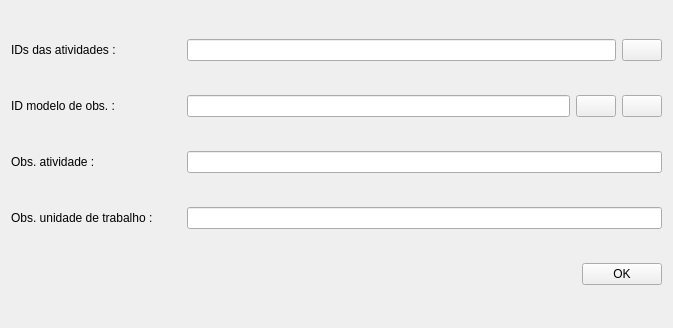
<?xml version="1.0" encoding="UTF-8"?>
<ui version="4.0">
 <class>Form</class>
 <widget class="QWidget" name="Form">
  <property name="geometry">
   <rect>
    <x>0</x>
    <y>0</y>
    <width>673</width>
    <height>328</height>
   </rect>
  </property>
  <property name="windowTitle">
   <string>Form</string>
  </property>
  <layout class="QGridLayout" name="gridLayout">
   <item row="3" column="0">
    <layout class="QHBoxLayout" name="horizontalLayout_4">
     <item>
      <widget class="QLabel" name="label_3">
       <property name="sizePolicy">
        <sizepolicy hsizetype="Fixed" vsizetype="Preferred">
         <horstretch>0</horstretch>
         <verstretch>0</verstretch>
        </sizepolicy>
       </property>
       <property name="minimumSize">
        <size>
         <width>170</width>
         <height>0</height>
        </size>
       </property>
       <property name="maximumSize">
        <size>
         <width>170</width>
         <height>16777215</height>
        </size>
       </property>
       <property name="text">
        <string>Obs. unidade de trabalho :</string>
       </property>
      </widget>
     </item>
     <item>
      <widget class="QLineEdit" name="obsWorkspaceLe"/>
     </item>
    </layout>
   </item>
   <item row="2" column="0">
    <layout class="QHBoxLayout" name="horizontalLayout_3">
     <item>
      <widget class="QLabel" name="label_2">
       <property name="sizePolicy">
        <sizepolicy hsizetype="Fixed" vsizetype="Preferred">
         <horstretch>0</horstretch>
         <verstretch>0</verstretch>
        </sizepolicy>
       </property>
       <property name="minimumSize">
        <size>
         <width>170</width>
         <height>0</height>
        </size>
       </property>
       <property name="maximumSize">
        <size>
         <width>170</width>
         <height>16777215</height>
        </size>
       </property>
       <property name="text">
        <string>Obs. atividade :</string>
       </property>
      </widget>
     </item>
     <item>
      <widget class="QLineEdit" name="obsActivityLe"/>
     </item>
    </layout>
   </item>
   <item row="0" column="0">
    <layout class="QHBoxLayout" name="horizontalLayout">
     <item>
      <widget class="QLabel" name="label">
       <property name="sizePolicy">
        <sizepolicy hsizetype="Fixed" vsizetype="Preferred">
         <horstretch>0</horstretch>
         <verstretch>0</verstretch>
        </sizepolicy>
       </property>
       <property name="minimumSize">
        <size>
         <width>170</width>
         <height>0</height>
        </size>
       </property>
       <property name="maximumSize">
        <size>
         <width>170</width>
         <height>16777215</height>
        </size>
       </property>
       <property name="text">
        <string>IDs das atividades :</string>
       </property>
      </widget>
     </item>
     <item>
      <widget class="QLineEdit" name="activityIdLe"/>
     </item>
     <item>
      <widget class="QPushButton" name="extractFieldBtn">
       <property name="text">
        <string/>
       </property>
      </widget>
     </item>
    </layout>
   </item>
   <item row="4" column="0">
    <layout class="QHBoxLayout" name="horizontalLayout_8">
     <item>
      <spacer name="horizontalSpacer">
       <property name="orientation">
        <enum>Qt::Horizontal</enum>
       </property>
       <property name="sizeHint" stdset="0">
        <size>
         <width>219</width>
         <height>20</height>
        </size>
       </property>
      </spacer>
     </item>
     <item>
      <widget class="QPushButton" name="okBtn">
       <property name="text">
        <string>OK</string>
       </property>
      </widget>
     </item>
    </layout>
   </item>
   <item row="1" column="0">
    <layout class="QHBoxLayout" name="horizontalLayout_2">
     <item>
      <widget class="QLabel" name="label_7">
       <property name="sizePolicy">
        <sizepolicy hsizetype="Fixed" vsizetype="Preferred">
         <horstretch>0</horstretch>
         <verstretch>0</verstretch>
        </sizepolicy>
       </property>
       <property name="minimumSize">
        <size>
         <width>170</width>
         <height>0</height>
        </size>
       </property>
       <property name="maximumSize">
        <size>
         <width>170</width>
         <height>16777215</height>
        </size>
       </property>
       <property name="text">
        <string>ID modelo de obs. :</string>
       </property>
      </widget>
     </item>
     <item>
      <widget class="QLineEdit" name="idTemplateLe"/>
     </item>
     <item>
      <widget class="QPushButton" name="getTemplateBtn">
       <property name="text">
        <string/>
       </property>
      </widget>
     </item>
     <item>
      <widget class="QPushButton" name="refreshBtn">
       <property name="text">
        <string/>
       </property>
      </widget>
     </item>
    </layout>
   </item>
  </layout>
 </widget>
 <resources/>
 <connections/>
</ui>
